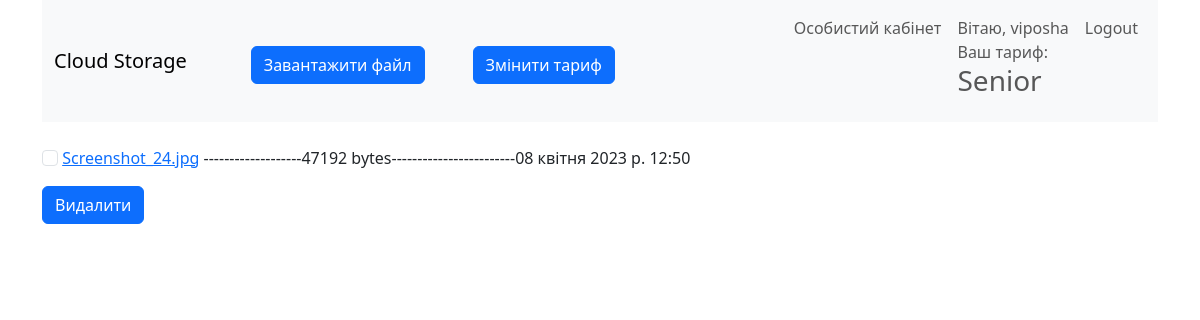
Before: /account (signed in) with the older database file.
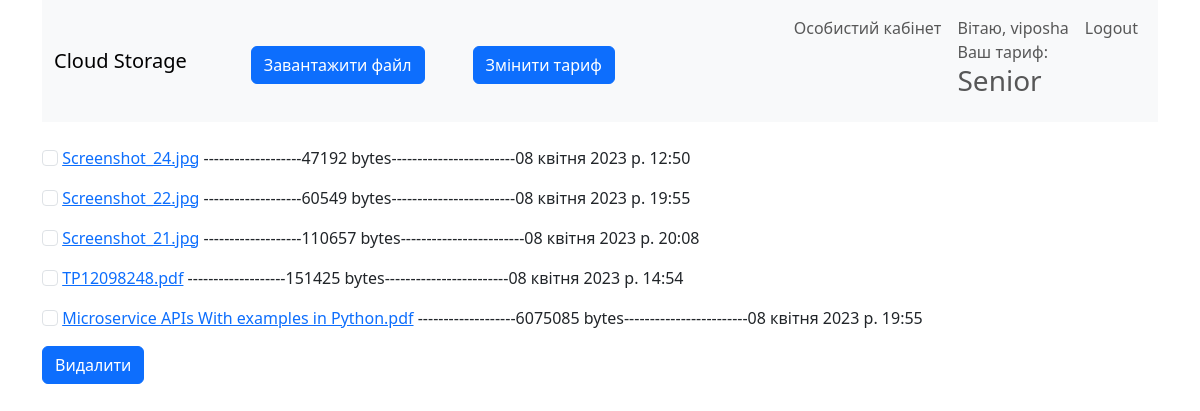
After: the same page with the newer database file.
### upload/models.py (models this page shows, shortened)
class Profile(models.Model):
	user = models.OneToOneField(User, on_delete=models.CASCADE)
	rank = models.CharField(max_length=10, choices=RANKS, default='Junior')

class Files(models.Model):
	path = models.FileField(upload_to='files/')
	size = models.IntegerField(blank=False)
	uploaded_at = models.DateTimeField(auto_now_add=True)
	username = models.ForeignKey(User, on_delete=models.PROTECT, blank=True, related_name='user')
	class Meta:
		verbose_name = 'Файл'
		verbose_name_plural = 'Файли'
		ordering = ['size']

### upload/views.py (the view, shortened to what this page needs)
# urls.py: path('account', AccountView.as_view(), name='account')
class AccountView(ListView):
	model = Files
	template_name = 'upload/account_list.html'
	context_object_name = 'files'
	def get_context_data(self, *, object_list=None, **kwargs):
		context = super().get_context_data(**kwargs)
		context['title'] = 'Особистий кабінет'
		return context
	def get_queryset(self):
		return Files.objects.filter(username=self.request.user.pk)

### upload/templates/upload/account_list.html (shortened to what this page needs)
{% extends 'base.html' %}
{% load static %}
{% block content %}
<form method="POST">
<br>
{% for item in files %}
<label for="{{item.path}}">
    <input class="form-check-input" type="checkbox" name="file" value="{{item.path}}"  id="{{item.path}}" >
</label>
<a href="/media/{{item.path}}" download>{{item.path}}</a>
-------------------{{item.size}} bytes------------------------{{item.uploaded_at}}</p>
{% endfor %}
<button type="submit" onclick="return confirm('Ви впевнені?')" class="btn btn-primary btn-block">Видалити</button>
</form>
{% endblock %}

### templates/base.html (shortened to what this page needs)
<!DOCTYPE html>
<html lang="en">
<head>
    <link href="https://cdn.jsdelivr.net/npm/bootstrap@5.3.0-alpha3/dist/css/bootstrap.min.css" rel="stylesheet"
>
</head>
<body>
    <div class="container">
        <nav class="navbar navbar-expand-lg bg-body-tertiary">
            <div class="container-fluid">
                <a class="navbar-brand" href="{% url 'home' %}">Cloud Storage</a>
                {% if request.user.is_authenticated %}
                    <div class="d-grid gap-2 ms-5">
                        <a href="{% url 'upload' %}"><button class="btn btn-primary mt-sm-2" type="button">Завантажити файл</button></a>
                    </div>
                {% endif %}
                {% if request.user.is_authenticated %}
                    <div class="d-grid gap-2 ms-5">
                        <a href="{% url 'change_rank' %}"><button class="btn btn-primary mt-sm-2" type="button">Змінити тариф</button></a>
                    </div>
                {% endif %}
            <div class="collapse navbar-collapse" id="navbarNavAltMarkup">
            <div class="navbar-nav ms-auto">
                {% if user.profile.rank == 'Senior' %}
                    <a class="nav-link" href="{% url 'account' %}">Особистий кабінет</a>
                {% endif %}
                {% if request.user.is_authenticated %}
                    <div class="nav-link">Вітаю, {{user.username}} <br> Ваш тариф:<h3>{{user.profile.rank}}</h3></div>
                    <a class="nav-link"  href="{% url 'logout' %}">Logout</a>
                {% else %}
                    <a class="nav-link" href="{% url 'login' %}">Увійти</a>
                    <a class="nav-link" href="{% url 'register' %}">Реєстрація</a>
                {% endif %}
                </div>
                </div>
            </div>
        </nav>
        {% block content %}
        {% endblock %}
    </div>
</body>
</html>

Changed rows visible on the page:
added Files: path "Screenshot_22.jpg", size "60549", uploaded_at "08 квітня 2023 р. 19:55"
added Files: path "Screenshot_21.jpg", size "110657", uploaded_at "08 квітня 2023 р. 20:08"
added Files: path "TP12098248.pdf", size "151425", uploaded_at "08 квітня 2023 р. 14:54"
added Files: path "Microservice APIs With examples in Python.pdf", size "6075085", uploaded_at "08 квітня 2023 р. 19:55"
